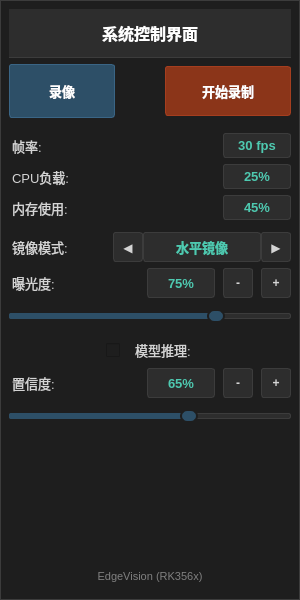
<?xml version="1.0" encoding="UTF-8"?>
<ui version="4.0">
 <class>MainInterface</class>
 <widget class="QWidget" name="MainInterface">
  <property name="geometry">
   <rect>
    <x>0</x>
    <y>0</y>
    <width>300</width>
    <height>600</height>
   </rect>
  </property>
  <property name="minimumSize">
   <size>
    <width>300</width>
    <height>600</height>
   </size>
  </property>
  <property name="maximumSize">
   <size>
    <width>300</width>
    <height>600</height>
   </size>
  </property>
  <property name="windowTitle">
   <string>摄像头控制</string>
  </property>
  <property name="styleSheet">
   <string notr="true">/* 专业深色配色方案 - 三种颜色 */
/* 深灰 #1E1E1E | 中灰 #2D2D2D | 深蓝绿 #2D4F67 */

QWidget {
    background-color: #1E1E1E;
    color: #D4D4D4;
    font-family: &quot;Segoe UI&quot;, &quot;Microsoft YaHei&quot;, sans-serif;
    font-size: 13px;
    border: none;
}

/* 标题样式 */
QLabel#titleLabel {
    font-size: 16px;
    font-weight: bold;
    color: #FFFFFF;
    background-color: #2D2D2D;
    padding: 12px 0;
    border-bottom: 1px solid #3C3C3C;
}

/* 普通标签样式 */
QLabel {
    font-size: 13px;
    color: #D4D4D4;
    padding: 2px 0;
    background-color: transparent;
}

/* 数值显示标签 */
QLabel#fpsShow,
QLabel#CPUpayloadShow,
QLabel#memoryUsageShow,
QLabel#confidenceValueLabel,
QLabel#exposureValueLabel,
QLabel#mirrorModeLabel {
    font-size: 13px;
    font-weight: bold;
    color: #4EC9B0;
    background-color: #2D2D2D;
    padding: 4px 8px;
    border-radius: 3px;
    border: 1px solid #3C3C3C;
    min-width: 50px;
    max-width: 50px;
    text-align: center;
}

QLabel#mirrorModeLabel {
    min-width: 100px;
    max-width: 100px;
}

/* 主要按钮样式 */
QPushButton {
    background-color: #2D2D2D;
    color: #D4D4D4;
    border: 1px solid #3C3C3C;
    padding: 8px 12px;
    border-radius: 3px;
    font-weight: normal;
    font-size: 13px;
    min-height: 32px;
    min-width: 80px;
    max-width: 120px;
}

QPushButton:hover {
    background-color: #3C3C3C;
    border-color: #2D4F67;
}

QPushButton:pressed {
    background-color: #2D4F67;
    color: #FFFFFF;
}

/* 录像/拍照按钮特殊样式 */
QPushButton#actionButton {
    background-color: #8B3519;
    color: #FFFFFF;
    border: 1px solid #A53E1F;
    font-weight: bold;
    min-width: 100px;
    max-width: 100px;
}

QPushButton#actionButton:hover {
    background-color: #A53E1F;
    border-color: #BF4826;
}

QPushButton#actionButton:pressed {
    background-color: #6D2A14;
}

/* 模式切换按钮 */
QPushButton#modeToggleButton {
    background-color: #2D4F67;
    color: #FFFFFF;
    border: 1px solid #3A6585;
    font-weight: bold;
    min-width: 80px;
    max-width: 80px;
    min-height: 36px;
}

QPushButton#modeToggleButton:hover {
    background-color: #3A6585;
    border-color: #4A7A9F;
}

QPushButton#modeToggleButton:pressed {
    background-color: #234158;
}

/* 小控制按钮 */
QPushButton#confidenceSUB,
QPushButton#confidenceADD,
QPushButton#exposureSUB,
QPushButton#exposureADD,
QPushButton#mirrorLeftButton,
QPushButton#mirrorRightButton {
    background-color: #2D2D2D;
    color: #D4D4D4;
    border: 1px solid #3C3C3C;
    min-width: 28px;
    min-height: 28px;
    max-width: 28px;
    max-height: 28px;
    padding: 0px;
    border-radius: 3px;
    font-weight: bold;
    font-size: 12px;
}

QPushButton#confidenceSUB:hover,
QPushButton#confidenceADD:hover,
QPushButton#exposureSUB:hover,
QPushButton#exposureADD:hover,
QPushButton#mirrorLeftButton:hover,
QPushButton#mirrorRightButton:hover {
    background-color: #3C3C3C;
    border-color: #2D4F67;
}

QPushButton#confidenceSUB:pressed,
QPushButton#confidenceADD:pressed,
QPushButton#exposureSUB:pressed,
QPushButton#exposureADD:pressed,
QPushButton#mirrorLeftButton:pressed,
QPushButton#mirrorRightButton:pressed {
    background-color: #2D4F67;
    color: #FFFFFF;
}

/* 滑块样式 */
QSlider::groove:horizontal {
    border: 1px solid #3C3C3C;
    height: 4px;
    background-color: #2D2D2D;
    border-radius: 2px;
}

QSlider::handle:horizontal {
    background-color: #2D4F67;
    border: 2px solid #1E1E1E;
    width: 14px;
    height: 14px;
    border-radius: 7px;
    margin: -5px 0;
}

QSlider::handle:horizontal:hover {
    background-color: #3A6585;
}

QSlider::sub-page:horizontal {
    background-color: #2D4F67;
    border-radius: 2px;
}

/* 分割线样式 */
Line {
    background-color: #3C3C3C;
    color: #3C3C3C;
    border: none;
    min-height: 1px;
    max-height: 1px;
}

/* 版本信息标签 */
QLabel#versionLabel {
    color: #808080;
    font-size: 11px;
    padding: 8px 0;
    background-color: transparent;
}

/* 布局容器 */
QWidget#widget {
    background-color: #1E1E1E;
    border: 1px solid #3C3C3C;
}
</string>
  </property>
  <layout class="QGridLayout" name="gridLayout">
   <property name="leftMargin">
    <number>0</number>
   </property>
   <property name="topMargin">
    <number>0</number>
   </property>
   <property name="rightMargin">
    <number>0</number>
   </property>
   <property name="bottomMargin">
    <number>0</number>
   </property>
   <property name="spacing">
    <number>0</number>
   </property>
   <item row="0" column="0">
    <widget class="QWidget" name="widget" native="true">
     <layout class="QVBoxLayout" name="verticalLayout_3">
      <item>
       <widget class="QLabel" name="titleLabel">
        <property name="text">
         <string>系统控制界面</string>
        </property>
        <property name="alignment">
         <set>Qt::AlignCenter</set>
        </property>
       </widget>
      </item>
      <item>
       <layout class="QHBoxLayout" name="modeLayout">
        <item>
         <widget class="QPushButton" name="modeToggleButton">
          <property name="minimumSize">
           <size>
            <width>106</width>
            <height>54</height>
           </size>
          </property>
          <property name="maximumSize">
           <size>
            <width>106</width>
            <height>54</height>
           </size>
          </property>
          <property name="text">
           <string>录像</string>
          </property>
         </widget>
        </item>
        <item>
         <spacer name="horizontalSpacer_10">
          <property name="orientation">
           <enum>Qt::Horizontal</enum>
          </property>
          <property name="sizeHint" stdset="0">
           <size>
            <width>40</width>
            <height>20</height>
           </size>
          </property>
         </spacer>
        </item>
        <item>
         <widget class="QPushButton" name="actionButton">
          <property name="minimumSize">
           <size>
            <width>126</width>
            <height>50</height>
           </size>
          </property>
          <property name="maximumSize">
           <size>
            <width>126</width>
            <height>50</height>
           </size>
          </property>
          <property name="text">
           <string>开始录制</string>
          </property>
         </widget>
        </item>
       </layout>
      </item>
      <item>
       <widget class="Line" name="line_2">
        <property name="orientation">
         <enum>Qt::Horizontal</enum>
        </property>
       </widget>
      </item>
      <item>
       <layout class="QHBoxLayout" name="horizontalLayout_2">
        <item>
         <widget class="QLabel" name="fpsLabel">
          <property name="text">
           <string>帧率: </string>
          </property>
         </widget>
        </item>
        <item>
         <spacer name="horizontalSpacer_8">
          <property name="orientation">
           <enum>Qt::Horizontal</enum>
          </property>
          <property name="sizeHint" stdset="0">
           <size>
            <width>40</width>
            <height>20</height>
           </size>
          </property>
         </spacer>
        </item>
        <item>
         <widget class="QLabel" name="fpsShow">
          <property name="minimumSize">
           <size>
            <width>68</width>
            <height>0</height>
           </size>
          </property>
          <property name="maximumSize">
           <size>
            <width>68</width>
            <height>16777215</height>
           </size>
          </property>
          <property name="text">
           <string>30 fps</string>
          </property>
          <property name="alignment">
           <set>Qt::AlignCenter</set>
          </property>
         </widget>
        </item>
       </layout>
      </item>
      <item>
       <layout class="QHBoxLayout" name="horizontalLayout">
        <item>
         <widget class="QLabel" name="CPUpayloadLabel">
          <property name="text">
           <string>CPU负载: </string>
          </property>
         </widget>
        </item>
        <item>
         <spacer name="horizontalSpacer_9">
          <property name="orientation">
           <enum>Qt::Horizontal</enum>
          </property>
          <property name="sizeHint" stdset="0">
           <size>
            <width>40</width>
            <height>20</height>
           </size>
          </property>
         </spacer>
        </item>
        <item>
         <widget class="QLabel" name="CPUpayloadShow">
          <property name="minimumSize">
           <size>
            <width>68</width>
            <height>0</height>
           </size>
          </property>
          <property name="maximumSize">
           <size>
            <width>68</width>
            <height>16777215</height>
           </size>
          </property>
          <property name="text">
           <string>25%</string>
          </property>
          <property name="alignment">
           <set>Qt::AlignCenter</set>
          </property>
         </widget>
        </item>
       </layout>
      </item>
      <item>
       <layout class="QHBoxLayout" name="horizontalLayout_3">
        <item>
         <widget class="QLabel" name="memoryUsageLabel">
          <property name="text">
           <string>内存使用: </string>
          </property>
         </widget>
        </item>
        <item>
         <spacer name="horizontalSpacer_11">
          <property name="orientation">
           <enum>Qt::Horizontal</enum>
          </property>
          <property name="sizeHint" stdset="0">
           <size>
            <width>40</width>
            <height>20</height>
           </size>
          </property>
         </spacer>
        </item>
        <item>
         <widget class="QLabel" name="memoryUsageShow">
          <property name="minimumSize">
           <size>
            <width>68</width>
            <height>0</height>
           </size>
          </property>
          <property name="maximumSize">
           <size>
            <width>68</width>
            <height>16777215</height>
           </size>
          </property>
          <property name="text">
           <string>45%</string>
          </property>
          <property name="alignment">
           <set>Qt::AlignCenter</set>
          </property>
         </widget>
        </item>
       </layout>
      </item>
      <item>
       <widget class="Line" name="line">
        <property name="sizePolicy">
         <sizepolicy hsizetype="Expanding" vsizetype="Fixed">
          <horstretch>0</horstretch>
          <verstretch>0</verstretch>
         </sizepolicy>
        </property>
       </widget>
      </item>
      <item>
       <layout class="QHBoxLayout" name="mirrorLayout">
        <property name="spacing">
         <number>0</number>
        </property>
        <item>
         <widget class="QLabel" name="mirrorLabel">
          <property name="text">
           <string>镜像模式: </string>
          </property>
         </widget>
        </item>
        <item>
         <spacer name="horizontalSpacer_3">
          <property name="orientation">
           <enum>Qt::Horizontal</enum>
          </property>
          <property name="sizeHint" stdset="0">
           <size>
            <width>20</width>
            <height>20</height>
           </size>
          </property>
         </spacer>
        </item>
        <item>
         <widget class="QPushButton" name="mirrorLeftButton">
          <property name="minimumSize">
           <size>
            <width>30</width>
            <height>30</height>
           </size>
          </property>
          <property name="maximumSize">
           <size>
            <width>30</width>
            <height>30</height>
           </size>
          </property>
          <property name="text">
           <string>◀</string>
          </property>
         </widget>
        </item>
        <item>
         <widget class="QLabel" name="mirrorModeLabel">
          <property name="minimumSize">
           <size>
            <width>118</width>
            <height>0</height>
           </size>
          </property>
          <property name="maximumSize">
           <size>
            <width>118</width>
            <height>16777215</height>
           </size>
          </property>
          <property name="text">
           <string>水平镜像</string>
          </property>
          <property name="alignment">
           <set>Qt::AlignCenter</set>
          </property>
         </widget>
        </item>
        <item>
         <widget class="QPushButton" name="mirrorRightButton">
          <property name="minimumSize">
           <size>
            <width>30</width>
            <height>30</height>
           </size>
          </property>
          <property name="maximumSize">
           <size>
            <width>30</width>
            <height>30</height>
           </size>
          </property>
          <property name="text">
           <string>▶</string>
          </property>
         </widget>
        </item>
       </layout>
      </item>
      <item>
       <layout class="QVBoxLayout" name="verticalLayout_2">
        <property name="spacing">
         <number>8</number>
        </property>
        <item>
         <layout class="QHBoxLayout" name="exposureLayout">
          <item>
           <widget class="QLabel" name="exposureLabel">
            <property name="text">
             <string>曝光度: </string>
            </property>
           </widget>
          </item>
          <item>
           <spacer name="horizontalSpacer_2">
            <property name="orientation">
             <enum>Qt::Horizontal</enum>
            </property>
            <property name="sizeHint" stdset="0">
             <size>
              <width>20</width>
              <height>20</height>
             </size>
            </property>
           </spacer>
          </item>
          <item>
           <widget class="QLabel" name="exposureValueLabel">
            <property name="minimumSize">
             <size>
              <width>68</width>
              <height>0</height>
             </size>
            </property>
            <property name="maximumSize">
             <size>
              <width>68</width>
              <height>16777215</height>
             </size>
            </property>
            <property name="text">
             <string>75%</string>
            </property>
            <property name="alignment">
             <set>Qt::AlignCenter</set>
            </property>
           </widget>
          </item>
          <item>
           <widget class="QPushButton" name="exposureSUB">
            <property name="minimumSize">
             <size>
              <width>30</width>
              <height>30</height>
             </size>
            </property>
            <property name="maximumSize">
             <size>
              <width>30</width>
              <height>30</height>
             </size>
            </property>
            <property name="text">
             <string>-</string>
            </property>
           </widget>
          </item>
          <item>
           <widget class="QPushButton" name="exposureADD">
            <property name="minimumSize">
             <size>
              <width>30</width>
              <height>30</height>
             </size>
            </property>
            <property name="maximumSize">
             <size>
              <width>30</width>
              <height>30</height>
             </size>
            </property>
            <property name="text">
             <string>+</string>
            </property>
           </widget>
          </item>
         </layout>
        </item>
        <item>
         <widget class="QSlider" name="exposureSlider">
          <property name="minimumSize">
           <size>
            <width>0</width>
            <height>20</height>
           </size>
          </property>
          <property name="maximum">
           <number>100</number>
          </property>
          <property name="value">
           <number>75</number>
          </property>
          <property name="orientation">
           <enum>Qt::Horizontal</enum>
          </property>
         </widget>
        </item>
       </layout>
      </item>
      <item>
       <widget class="Line" name="line_4">
        <property name="sizePolicy">
         <sizepolicy hsizetype="Expanding" vsizetype="Fixed">
          <horstretch>0</horstretch>
          <verstretch>0</verstretch>
         </sizepolicy>
        </property>
       </widget>
      </item>
      <item>
       <layout class="QHBoxLayout" name="horizontalLayout_5">
        <item>
         <spacer name="horizontalSpacer_4">
          <property name="orientation">
           <enum>Qt::Horizontal</enum>
          </property>
          <property name="sizeHint" stdset="0">
           <size>
            <width>40</width>
            <height>20</height>
           </size>
          </property>
         </spacer>
        </item>
        <item>
         <widget class="QCheckBox" name="checkBox">
          <property name="text">
           <string/>
          </property>
         </widget>
        </item>
        <item>
         <widget class="QLabel" name="CPUpayloadLabel_2">
          <property name="text">
           <string>模型推理:</string>
          </property>
         </widget>
        </item>
        <item>
         <spacer name="horizontalSpacer_12">
          <property name="orientation">
           <enum>Qt::Horizontal</enum>
          </property>
          <property name="sizeHint" stdset="0">
           <size>
            <width>40</width>
            <height>20</height>
           </size>
          </property>
         </spacer>
        </item>
       </layout>
      </item>
      <item>
       <layout class="QVBoxLayout" name="verticalLayout">
        <property name="spacing">
         <number>8</number>
        </property>
        <item>
         <layout class="QHBoxLayout" name="confidenceLayout">
          <item>
           <widget class="QLabel" name="confidenceLabel">
            <property name="text">
             <string>置信度: </string>
            </property>
           </widget>
          </item>
          <item>
           <spacer name="horizontalSpacer">
            <property name="orientation">
             <enum>Qt::Horizontal</enum>
            </property>
            <property name="sizeHint" stdset="0">
             <size>
              <width>20</width>
              <height>20</height>
             </size>
            </property>
           </spacer>
          </item>
          <item>
           <widget class="QLabel" name="confidenceValueLabel">
            <property name="minimumSize">
             <size>
              <width>68</width>
              <height>0</height>
             </size>
            </property>
            <property name="maximumSize">
             <size>
              <width>68</width>
              <height>16777215</height>
             </size>
            </property>
            <property name="text">
             <string>65%</string>
            </property>
            <property name="alignment">
             <set>Qt::AlignCenter</set>
            </property>
           </widget>
          </item>
          <item>
           <widget class="QPushButton" name="confidenceSUB">
            <property name="minimumSize">
             <size>
              <width>30</width>
              <height>30</height>
             </size>
            </property>
            <property name="maximumSize">
             <size>
              <width>30</width>
              <height>30</height>
             </size>
            </property>
            <property name="text">
             <string>-</string>
            </property>
           </widget>
          </item>
          <item>
           <widget class="QPushButton" name="confidenceADD">
            <property name="minimumSize">
             <size>
              <width>30</width>
              <height>30</height>
             </size>
            </property>
            <property name="maximumSize">
             <size>
              <width>30</width>
              <height>30</height>
             </size>
            </property>
            <property name="text">
             <string>+</string>
            </property>
           </widget>
          </item>
         </layout>
        </item>
        <item>
         <widget class="QSlider" name="confidenceSlider">
          <property name="minimumSize">
           <size>
            <width>0</width>
            <height>20</height>
           </size>
          </property>
          <property name="maximum">
           <number>100</number>
          </property>
          <property name="value">
           <number>65</number>
          </property>
          <property name="orientation">
           <enum>Qt::Horizontal</enum>
          </property>
         </widget>
        </item>
       </layout>
      </item>
      <item>
       <spacer name="verticalSpacer">
        <property name="orientation">
         <enum>Qt::Vertical</enum>
        </property>
        <property name="sizeHint" stdset="0">
         <size>
          <width>20</width>
          <height>20</height>
         </size>
        </property>
       </spacer>
      </item>
      <item>
       <widget class="Line" name="line_3">
        <property name="orientation">
         <enum>Qt::Horizontal</enum>
        </property>
       </widget>
      </item>
      <item>
       <layout class="QHBoxLayout" name="horizontalLayout_4">
        <item>
         <widget class="QLabel" name="versionLabel">
          <property name="text">
           <string>EdgeVision (RK356x)</string>
          </property>
          <property name="alignment">
           <set>Qt::AlignCenter</set>
          </property>
         </widget>
        </item>
       </layout>
      </item>
     </layout>
    </widget>
   </item>
  </layout>
 </widget>
 <resources/>
 <connections/>
</ui>
